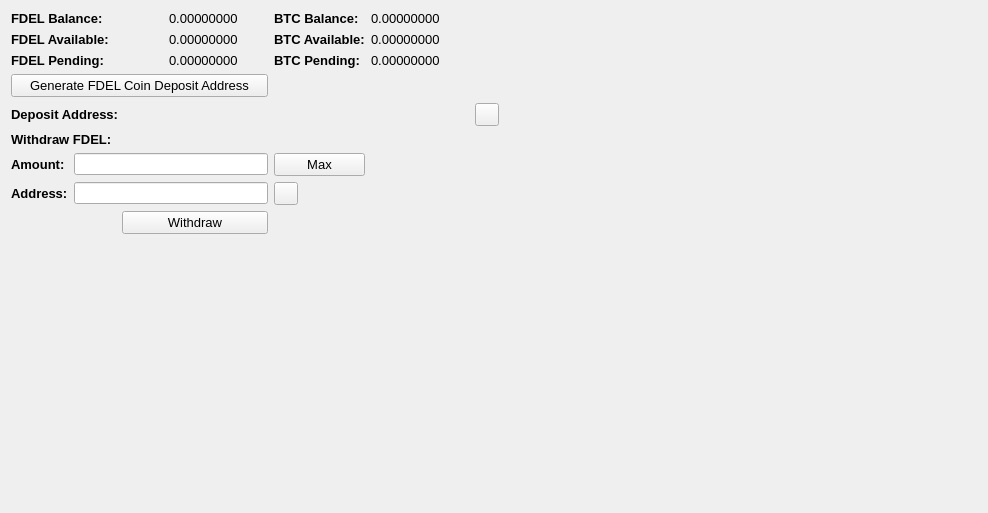
     <widget class="QWidget" name="BalanceTab">
      <attribute name="title">
       <string>Balance</string>
      </attribute>
      <layout class="QGridLayout" name="gridLayout_2">
       <item row="0" column="0" colspan="2">
        <widget class="QLabel" name="label_11">
         <property name="font">
          <font>
           <pointsize>10</pointsize>
           <weight>75</weight>
           <bold>true</bold>
          </font>
         </property>
         <property name="text">
          <string>FDEL Balance:</string>
         </property>
        </widget>
       </item>
       <item row="0" column="3">
        <widget class="QLabel" name="HMBalanceLabel">
         <property name="font">
          <font>
           <pointsize>10</pointsize>
          </font>
         </property>
         <property name="text">
          <string>0.00000000</string>
         </property>
         <property name="textInteractionFlags">
          <set>Qt::LinksAccessibleByMouse|Qt::TextSelectableByMouse</set>
         </property>
        </widget>
       </item>
       <item row="0" column="4">
        <widget class="QLabel" name="label_12">
         <property name="font">
          <font>
           <pointsize>10</pointsize>
           <weight>75</weight>
           <bold>true</bold>
          </font>
         </property>
         <property name="text">
          <string>BTC Balance:</string>
         </property>
        </widget>
       </item>
       <item row="0" column="5">
        <widget class="QLabel" name="BitcoinBalanceLabel">
         <property name="font">
          <font>
           <pointsize>10</pointsize>
          </font>
         </property>
         <property name="text">
          <string>0.00000000</string>
         </property>
         <property name="textInteractionFlags">
          <set>Qt::LinksAccessibleByMouse|Qt::TextSelectableByMouse</set>
         </property>
        </widget>
       </item>
       <item row="0" column="7" rowspan="10">
        <spacer name="horizontalSpacer_4">
         <property name="orientation">
          <enum>Qt::Horizontal</enum>
         </property>
         <property name="sizeHint" stdset="0">
          <size>
           <width>478</width>
           <height>488</height>
          </size>
         </property>
        </spacer>
       </item>
       <item row="1" column="0" colspan="2">
        <widget class="QLabel" name="label_13">
         <property name="font">
          <font>
           <pointsize>10</pointsize>
           <weight>75</weight>
           <bold>true</bold>
          </font>
         </property>
         <property name="text">
          <string>FDEL Available:</string>
         </property>
        </widget>
       </item>
       <item row="1" column="3">
        <widget class="QLabel" name="HMAvailableLabel_2">
         <property name="font">
          <font>
           <pointsize>10</pointsize>
          </font>
         </property>
         <property name="text">
          <string>0.00000000</string>
         </property>
         <property name="textInteractionFlags">
          <set>Qt::LinksAccessibleByMouse|Qt::TextSelectableByMouse</set>
         </property>
        </widget>
       </item>
       <item row="1" column="4">
        <widget class="QLabel" name="label_15">
         <property name="font">
          <font>
           <pointsize>10</pointsize>
           <weight>75</weight>
           <bold>true</bold>
          </font>
         </property>
         <property name="text">
          <string>BTC Available:</string>
         </property>
        </widget>
       </item>
       <item row="1" column="5">
        <widget class="QLabel" name="BitcoinAvailableLabel">
         <property name="font">
          <font>
           <pointsize>10</pointsize>
          </font>
         </property>
         <property name="text">
          <string>0.00000000</string>
         </property>
         <property name="textInteractionFlags">
          <set>Qt::LinksAccessibleByMouse|Qt::TextSelectableByMouse</set>
         </property>
        </widget>
       </item>
       <item row="2" column="0" colspan="2">
        <widget class="QLabel" name="label_14">
         <property name="font">
          <font>
           <pointsize>10</pointsize>
           <weight>75</weight>
           <bold>true</bold>
          </font>
         </property>
         <property name="text">
          <string>FDEL Pending:</string>
         </property>
        </widget>
       </item>
       <item row="2" column="3">
        <widget class="QLabel" name="HMPendingLabel">
         <property name="font">
          <font>
           <pointsize>10</pointsize>
          </font>
         </property>
         <property name="text">
          <string>0.00000000</string>
         </property>
         <property name="textInteractionFlags">
          <set>Qt::LinksAccessibleByMouse|Qt::TextSelectableByMouse</set>
         </property>
        </widget>
       </item>
       <item row="2" column="4">
        <widget class="QLabel" name="label_31">
         <property name="font">
          <font>
           <pointsize>10</pointsize>
           <weight>75</weight>
           <bold>true</bold>
          </font>
         </property>
         <property name="text">
          <string>BTC Pending:</string>
         </property>
        </widget>
       </item>
       <item row="2" column="5">
        <widget class="QLabel" name="BitcoinPendingLabel">
         <property name="font">
          <font>
           <pointsize>10</pointsize>
          </font>
         </property>
         <property name="text">
          <string>0.00000000</string>
         </property>
         <property name="textInteractionFlags">
          <set>Qt::LinksAccessibleByMouse|Qt::TextSelectableByMouse</set>
         </property>
        </widget>
       </item>
       <item row="3" column="0" colspan="4">
        <widget class="QPushButton" name="GenDepositBTN">
         <property name="font">
          <font>
           <pointsize>10</pointsize>
          </font>
         </property>
         <property name="text">
          <string>Generate FDEL Coin Deposit Address</string>
         </property>
        </widget>
       </item>
       <item row="4" column="0" colspan="3">
        <widget class="QLabel" name="label_33">
         <property name="font">
          <font>
           <pointsize>10</pointsize>
           <weight>75</weight>
           <bold>true</bold>
          </font>
         </property>
         <property name="text">
          <string>Deposit Address:</string>
         </property>
        </widget>
       </item>
       <item row="4" column="3" colspan="3">
        <widget class="QLabel" name="DepositAddressLabel">
         <property name="minimumSize">
          <size>
           <width>300</width>
           <height>0</height>
          </size>
         </property>
         <property name="palette">
          <palette>
           <active>
            <colorrole role="WindowText">
             <brush brushstyle="SolidPattern">
              <color alpha="255">
               <red>0</red>
               <green>0</green>
               <blue>0</blue>
              </color>
             </brush>
            </colorrole>
            <colorrole role="Text">
             <brush brushstyle="SolidPattern">
              <color alpha="255">
               <red>0</red>
               <green>0</green>
               <blue>255</blue>
              </color>
             </brush>
            </colorrole>
           </active>
           <inactive>
            <colorrole role="WindowText">
             <brush brushstyle="SolidPattern">
              <color alpha="255">
               <red>0</red>
               <green>0</green>
               <blue>0</blue>
              </color>
             </brush>
            </colorrole>
            <colorrole role="Text">
             <brush brushstyle="SolidPattern">
              <color alpha="255">
               <red>0</red>
               <green>0</green>
               <blue>255</blue>
              </color>
             </brush>
            </colorrole>
           </inactive>
           <disabled>
            <colorrole role="WindowText">
             <brush brushstyle="SolidPattern">
              <color alpha="255">
               <red>120</red>
               <green>120</green>
               <blue>120</blue>
              </color>
             </brush>
            </colorrole>
            <colorrole role="Text">
             <brush brushstyle="SolidPattern">
              <color alpha="255">
               <red>120</red>
               <green>120</green>
               <blue>120</blue>
              </color>
             </brush>
            </colorrole>
           </disabled>
          </palette>
         </property>
         <property name="font">
          <font>
           <pointsize>10</pointsize>
           <weight>75</weight>
           <bold>true</bold>
          </font>
         </property>
         <property name="text">
          <string/>
         </property>
         <property name="alignment">
          <set>Qt::AlignRight|Qt::AlignTrailing|Qt::AlignVCenter</set>
         </property>
         <property name="textInteractionFlags">
          <set>Qt::LinksAccessibleByMouse|Qt::TextSelectableByKeyboard|Qt::TextSelectableByMouse</set>
         </property>
        </widget>
       </item>
       <item row="4" column="6">
        <widget class="QToolButton" name="DepositCopyButton">
         <property name="toolTip">
          <string>Copy to clipboard</string>
         </property>
         <property name="text">
          <string/>
         </property>
         <property name="icon">
          <iconset resource="../bitcoin.qrc">
           <normaloff>:/icons/editcopy</normaloff>:/icons/editcopy</iconset>
         </property>
         <property name="shortcut">
          <string>Alt+P</string>
         </property>
        </widget>
       </item>
       <item row="5" column="0" colspan="2">
        <widget class="QLabel" name="label_34">
         <property name="font">
          <font>
           <pointsize>10</pointsize>
           <weight>75</weight>
           <bold>true</bold>
          </font>
         </property>
         <property name="text">
          <string>Withdraw FDEL:</string>
         </property>
        </widget>
       </item>
       <item row="6" column="0">
        <widget class="QLabel" name="label_26">
         <property name="font">
          <font>
           <pointsize>10</pointsize>
           <weight>75</weight>
           <bold>true</bold>
          </font>
         </property>
         <property name="text">
          <string>Amount:</string>
         </property>
        </widget>
       </item>
       <item row="6" column="1" colspan="3">
        <widget class="QLineEdit" name="WithdrawUnitsInput">
         <property name="font">
          <font>
           <pointsize>9</pointsize>
           <weight>75</weight>
           <bold>true</bold>
          </font>
         </property>
         <property name="text">
          <string/>
         </property>
        </widget>
       </item>
       <item row="6" column="4">
        <widget class="QPushButton" name="Withdraw_Max_Amount">
         <property name="font">
          <font>
           <pointsize>10</pointsize>
          </font>
         </property>
         <property name="text">
          <string>Max</string>
         </property>
        </widget>
       </item>
       <item row="7" column="0">
        <widget class="QLabel" name="label_10">
         <property name="font">
          <font>
           <pointsize>10</pointsize>
           <weight>75</weight>
           <bold>true</bold>
          </font>
         </property>
         <property name="text">
          <string>Address:</string>
         </property>
        </widget>
       </item>
       <item row="7" column="1" colspan="3">
        <widget class="QLineEdit" name="WithdrawAddress">
         <property name="font">
          <font>
           <pointsize>9</pointsize>
           <weight>75</weight>
           <bold>true</bold>
          </font>
         </property>
        </widget>
       </item>
       <item row="7" column="4">
        <widget class="QToolButton" name="WithdrawPasteButton">
         <property name="toolTip">
          <string>Paste from clipboard</string>
         </property>
         <property name="text">
          <string/>
         </property>
         <property name="icon">
          <iconset resource="../bitcoin.qrc">
           <normaloff>:/icons/editpaste</normaloff>:/icons/editpaste</iconset>
         </property>
         <property name="shortcut">
          <string>Alt+P</string>
         </property>
        </widget>
       </item>
       <item row="8" column="2" colspan="2">
        <widget class="QPushButton" name="WithdrawUnitsBtn">
         <property name="font">
          <font>
           <pointsize>10</pointsize>
          </font>
         </property>
         <property name="text">
          <string>Withdraw</string>
         </property>
        </widget>
       </item>
       <item row="9" column="0" colspan="6">
        <spacer name="verticalSpacer">
         <property name="orientation">
          <enum>Qt::Vertical</enum>
         </property>
         <property name="sizeHint" stdset="0">
          <size>
           <width>428</width>
           <height>262</height>
          </size>
         </property>
        </spacer>
       </item>
      </layout>
      <zorder>label_31</zorder>
      <zorder>label_15</zorder>
      <zorder>label_12</zorder>
      <zorder>label_14</zorder>
      <zorder>label_13</zorder>
      <zorder>label_11</zorder>
      <zorder>BitcoinBalanceLabel</zorder>
      <zorder>HMBalanceLabel</zorder>
      <zorder>HMAvailableLabel_2</zorder>
      <zorder>HMPendingLabel</zorder>
      <zorder>BitcoinAvailableLabel</zorder>
      <zorder>BitcoinPendingLabel</zorder>
      <zorder>label_33</zorder>
      <zorder>GenDepositBTN</zorder>
      <zorder>DepositAddressLabel</zorder>
      <zorder>Withdraw_Max_Amount</zorder>
      <zorder>label_34</zorder>
      <zorder>WithdrawUnitsInput</zorder>
      <zorder>label_10</zorder>
      <zorder>label_26</zorder>
      <zorder>WithdrawAddress</zorder>
      <zorder>WithdrawUnitsBtn</zorder>
      <zorder>horizontalSpacer_4</zorder>
      <zorder>verticalSpacer</zorder>
      <zorder>WithdrawPasteButton</zorder>
      <zorder>DepositCopyButton</zorder>
     </widget>
